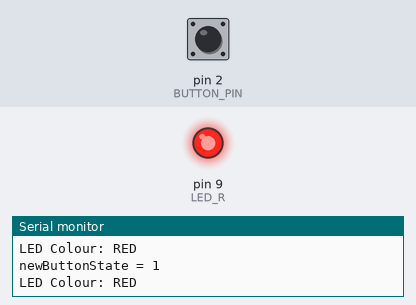
Recording of a sketch running on a simulated Arduino Uno, built with avr-gcc and run on an emulated ATmega328P. Parts: output pins drawn as LEDs (lit = HIGH), the last lines printed to the serial monitor. The inputs (shaded band) are chosen by the test bench; at power-on: pin 2 (BUTTON_PIN) HIGH.

Above: at 1.3 s.
1.4 s: pin 2 (BUTTON_PIN) pulled LOW for 0.3 s
3.2 s: pin 2 (BUTTON_PIN) pulled LOW for 1 s
At 4.6 s:
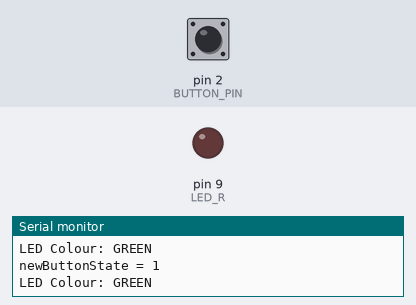
5.7 s: pin 2 (BUTTON_PIN) driven LOW
7.5 s: pin 2 (BUTTON_PIN) pulsed HIGH 2 times (0.12 s each, 0.3 s apart)
Timing chart, 0 to 10.5 s (numbered marks = the images above; inputs shaded):
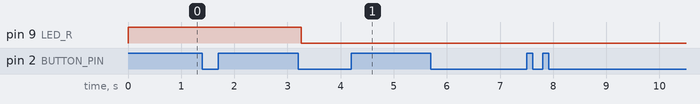

The sketch:

06-Button_Cycle_RGB.ino
```cpp
/*
Cycles through 7 LED colours every time a momentary button is pressed.
RGB LED is external, and is connected to the following pins:
Red: D9
Green: D10
Blue: D11

Button is external, and is connected to pin D2.
*/

// define macros for pin numbers so the code is easier to understand
#define BUTTON_PIN 2
#define LED_R 9
#define LED_G 10
#define LED_B 11

// global variable to store the button state
int newButtonState = 0;  //must be int because digitalRead() function returns an int!
int oldButtonState = 0;

// global variable to store the current colour
int currentColour = 0;

// the setup function runs once when you press reset or power the board
void setup() {
  // initialise the LED pins
  pinMode(LED_R, OUTPUT);
  pinMode(BUTTON_PIN, INPUT_PULLUP);  // enable the internal pullup resistor for this pin --> press the button to pull the pin to 0V (active low)

  // initialise the serial port
  Serial.begin(9600);
}

// the loop function runs over and over again forever
void loop() {

  newButtonState = digitalRead(BUTTON_PIN);  // read and store the current state of the button
  Serial.print("newButtonState = ");
  Serial.println(newButtonState);

  if(newButtonState != oldButtonState)  // button has changed state
  {
    oldButtonState = newButtonState;  // update the button state so the change can be detected next time

    if(newButtonState == LOW)
    {
      if(currentColour >= 6)
      {
        currentColour = 0;
      }
      else
      {
        currentColour++;
      }
    }
  }

  switch(currentColour)
  {
    case 0: // red
    digitalWrite(LED_R, HIGH);  // turn the red LED on
    digitalWrite(LED_G, LOW);  // turn the green LED off
    digitalWrite(LED_B, LOW);  // turn the blue LED off
    Serial.println("LED Colour: RED");
    break;

    case 1: // yellow
    digitalWrite(LED_R, HIGH);  // turn the red LED on
    digitalWrite(LED_G, LOW);  // turn the green LED off
    digitalWrite(LED_B, LOW);  // turn the blue LED off
    Serial.println("LED Colour: YELLOW");
    break;

    case 2: // green
    digitalWrite(LED_R, LOW);  // turn the red LED off
    digitalWrite(LED_G, HIGH);  // turn the green LED on
    digitalWrite(LED_B, LOW);  // turn the blue LED off
    Serial.println("LED Colour: GREEN");
    break;

    case 3: // cyan
    digitalWrite(LED_R, LOW);  // turn the red LED off
    digitalWrite(LED_G, HIGH);  // turn the green LED on
    digitalWrite(LED_B, HIGH);  // turn the blue LED on
    Serial.println("LED Colour: CYAN");
    break;

    case 4: // blue
    digitalWrite(LED_R, LOW);  // turn the red LED off
    digitalWrite(LED_G, LOW);  // turn the green LED off
    digitalWrite(LED_B, HIGH);  // turn the blue LED on
    Serial.println("LED Colour: BLUE");
    break;

    case 5: // magenta
    digitalWrite(LED_R, HIGH);  // turn the red LED on
    digitalWrite(LED_G, LOW);  // turn the green LED off
    digitalWrite(LED_B, HIGH);  // turn the blue LED on
    Serial.println("LED Colour: MAGENTA");
    break;

    case 6: // white
    digitalWrite(LED_R, HIGH);  // turn the red LED on
    digitalWrite(LED_G, HIGH);  // turn the green LED on
    digitalWrite(LED_B, HIGH);  // turn the blue LED on
    Serial.println("LED Colour: WHITE");
    break;
  }

  delay(250);                 // wait for 250ms
}
```

Measured:
- after the input at 3.2 s, pin 9 (LED_R): HIGH → LOW after 0.06 s
